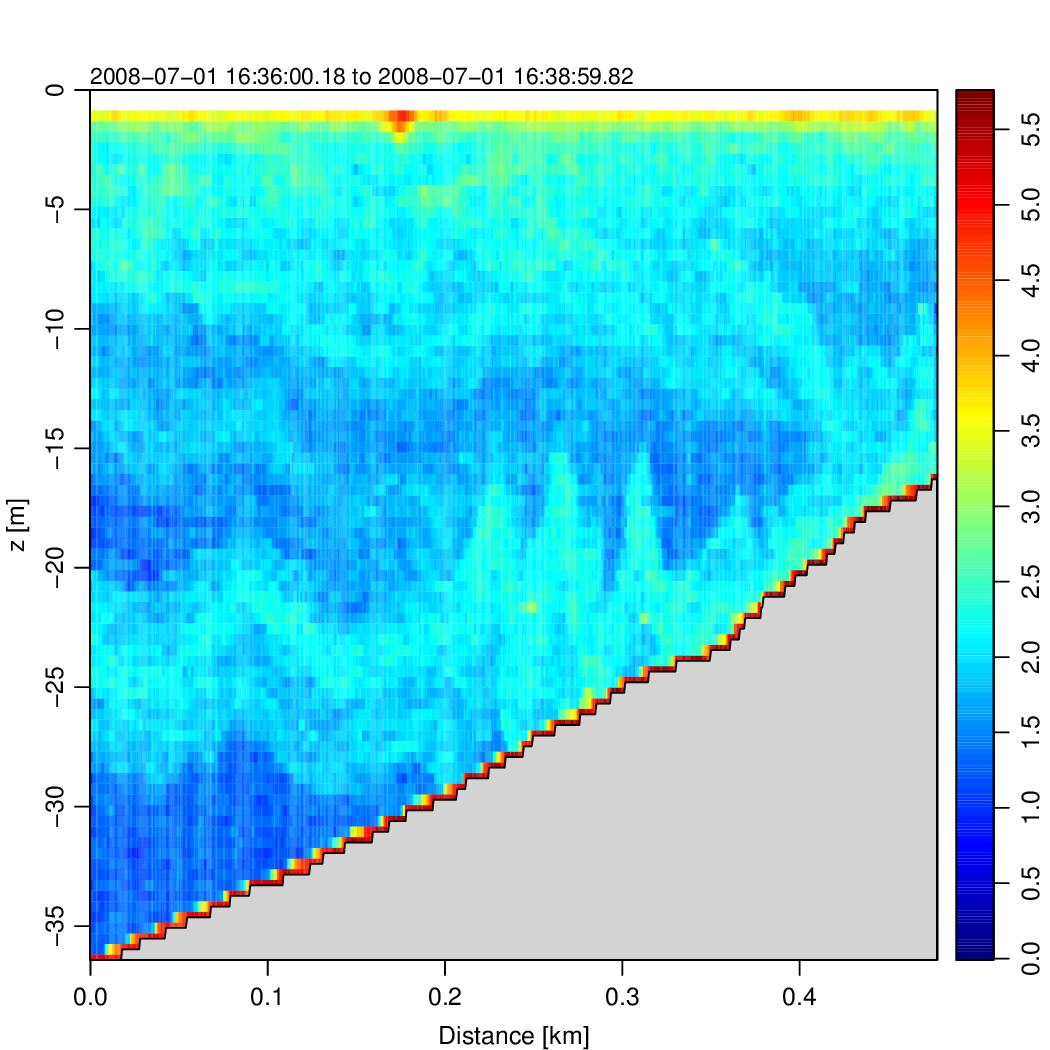

Recreate this plot in R.
library(oce)
data(echosounder)
plot(echosounder, which=2, drawTimeRange=TRUE, drawBottom=TRUE)
